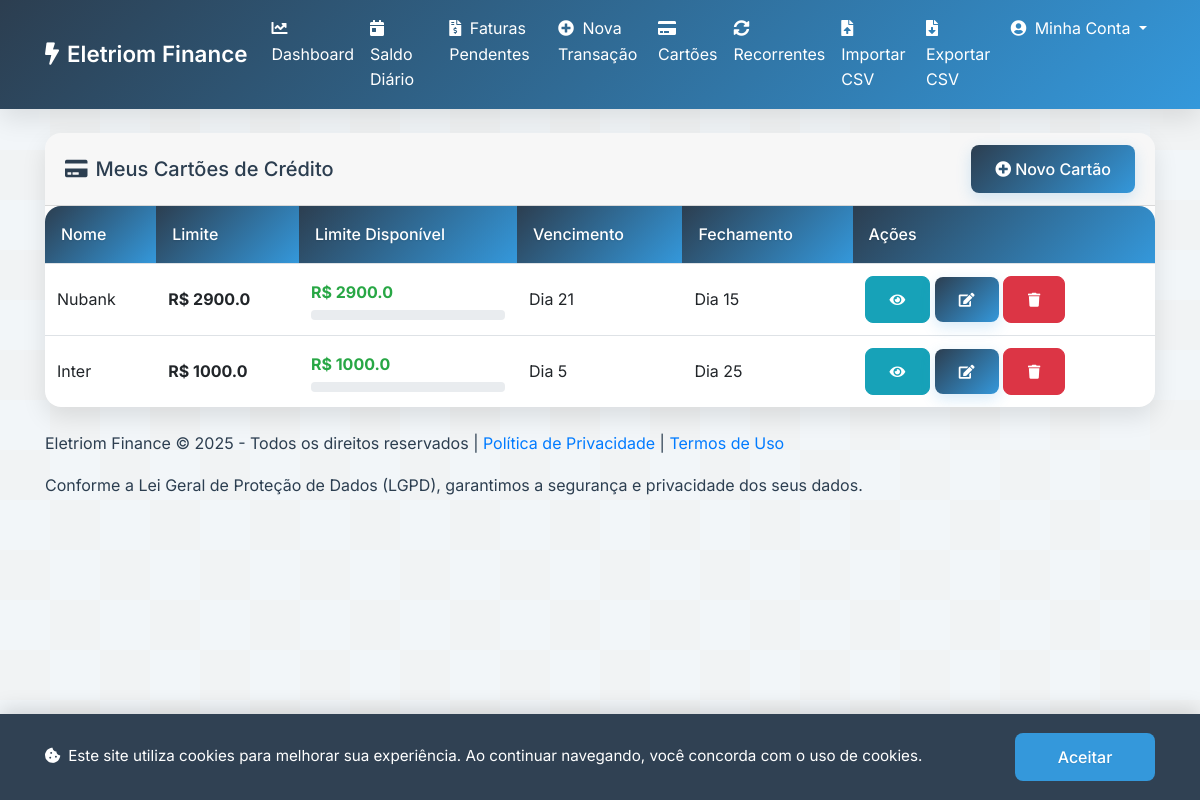
The page /credit_cards on the database its author committed.
### app.py (models this page shows)
class CreditCard(db.Model):
    id = db.Column(db.Integer, primary_key=True)
    name = db.Column(db.String(100), nullable=False)
    limit = db.Column(db.Float, nullable=False)
    due_day = db.Column(db.Integer, nullable=False)  # Dia de vencimento (1-31)
    closing_day = db.Column(db.Integer, nullable=False)  # Dia de fechamento (1-31)
    user_id = db.Column(db.Integer, db.ForeignKey('user.id'), nullable=False)

### app.py (the view)
@app.route('/credit_cards')
def credit_cards():
    cards = CreditCard.query.all()
    cards_with_available = []
    for card in cards:
        card_transactions = Transaction.query.filter_by(credit_card_id=card.id, trans_type='saida').all()
        used_limit = sum(txn.value for txn in card_transactions)
        available_limit = card.limit - used_limit
        today = datetime.now().date()
        current_month = today.month
        current_year = today.year
        if today.day > card.due_day:
            if current_month == 12:
                next_due_month = 1
                next_due_year = current_year + 1
            else:
                next_due_month = current_month + 1
                next_due_year = current_year
        else:
            next_due_month = current_month
            next_due_year = current_year
        next_due_date = datetime(next_due_year, next_due_month, card.due_day).date()
        cards_with_available.append({
            'id': card.id,
            'name': card.name,
            'limit': card.limit,
            'available_limit': available_limit,
            'due_day': card.due_day,
            'closing_day': card.closing_day,
            'next_due_date': next_due_date.strftime('%d-%b-%Y')
        })
    return render_template('credit_cards.html', credit_cards=cards_with_available)

### templates/credit_cards.html (shortened to what this page needs)
{% extends "base.html" %}
{% block content %}
<div class="card mb-4">
  <div class="card-header d-flex justify-content-between align-items-center">
    <h5 class="mb-0"><i class="fas fa-credit-card mr-2"></i>Meus Cartões de Crédito</h5>
    <button class="btn btn-primary" data-toggle="modal" data-target="#addCardModal">
      <i class="fas fa-plus-circle mr-1"></i>Novo Cartão
    </button>
  </div>
  <div class="table-responsive">
    <table class="table table-hover mb-0">
      <thead>
        <tr>
          <th>Nome</th>
          <th>Limite</th>
          <th>Limite Disponível</th>
          <th>Vencimento</th>
          <th>Fechamento</th>
          <th>Ações</th>
        </tr>
      </thead>
      <tbody>
        {% for card in credit_cards %}
        <tr>
          <td>{{ card.name }}</td>
          <td class="font-weight-bold">R$ {{ card.limit | round(2) }}</td>
          <td class="font-weight-bold {% if card.available_limit < (card.limit * 0.2) %}text-danger{% elif card.available_limit < (card.limit * 0.5) %}text-warning{% else %}text-success{% endif %}">
            R$ {{ card.available_limit | round(2) }}
            <div class="progress mt-1" style="height: 10px;">
            </div>
          </td>
          <td>Dia {{ card.due_day }}</td>
          <td>Dia {{ card.closing_day }}</td>
          <td>
            <button class="btn btn-sm btn-info btn-view-card" data-id="{{ card.id }}" data-toggle="modal" data-target="#viewCardModal">
              <i class="fas fa-eye"></i>
            </button>
            <button class="btn btn-sm btn-primary btn-edit-card" data-id="{{ card.id }}" data-toggle="modal" data-target="#editCardModal">
              <i class="fas fa-edit"></i>
            </button>
            <button class="btn btn-sm btn-danger btn-delete-card" data-id="{{ card.id }}" data-toggle="modal" data-target="#deleteCardModal">
              <i class="fas fa-trash"></i>
            </button>
          </td>
        </tr>
        {% endfor %}
      </tbody>
    </table>
  </div>
</div>
{% endblock %}

### static/style.css (style rules this page uses)
:root { --primary-color: #2c3e50; --secondary-color: #34495e; --accent-color: #3498db; --success-color: #2ecc71; --danger-color: #e74c3c; --text-color: #2c3e50; --light-bg: #f8f9fa; --border-color: #dee2e6; --primary-gradient: linear-gradient(135deg, #2c3e50, #3498db); --secondary-gradient: linear-gradient(135deg, #3498db, #2ecc71); --box-shadow: 0 10px 25px rgba(0, 0, 0, 0.1); --text-shadow: 0 1px 2px rgba(0, 0, 0, 0.1); }
* { margin: 0; padding: 0; box-sizing: border-box; }
body { font-family: 'Inter', -apple-system, BlinkMacSystemFont, sans-serif; line-height: 1.6; color: var(--text-color); }
.card { border: none; border-radius: 16px; box-shadow: var(--box-shadow); transition: all 0.3s ease; overflow: hidden; }
.table { background: white; border-radius: 16px; overflow: hidden; box-shadow: var(--box-shadow); transition: all 0.3s ease; }
.table thead th { background: var(--primary-gradient); color: white; font-weight: 500; border: none; text-shadow: var(--text-shadow); padding: 1rem; }
.table td { vertical-align: middle; border-color: var(--border-color); }
.btn { border-radius: 8px; padding: 0.75rem 1.5rem; font-weight: 500; transition: transform 0.2s; }
.btn-primary { background: var(--primary-gradient); border: none; box-shadow: 0 5px 15px rgba(52, 152, 219, 0.2); }

### rows shown on the page
CreditCard: name "Nubank", limit "2900.0", available_limit "2900.0", due_day "21", closing_day "15"
CreditCard: name "Inter", limit "1000.0", available_limit "1000.0", due_day "5", closing_day "25"
